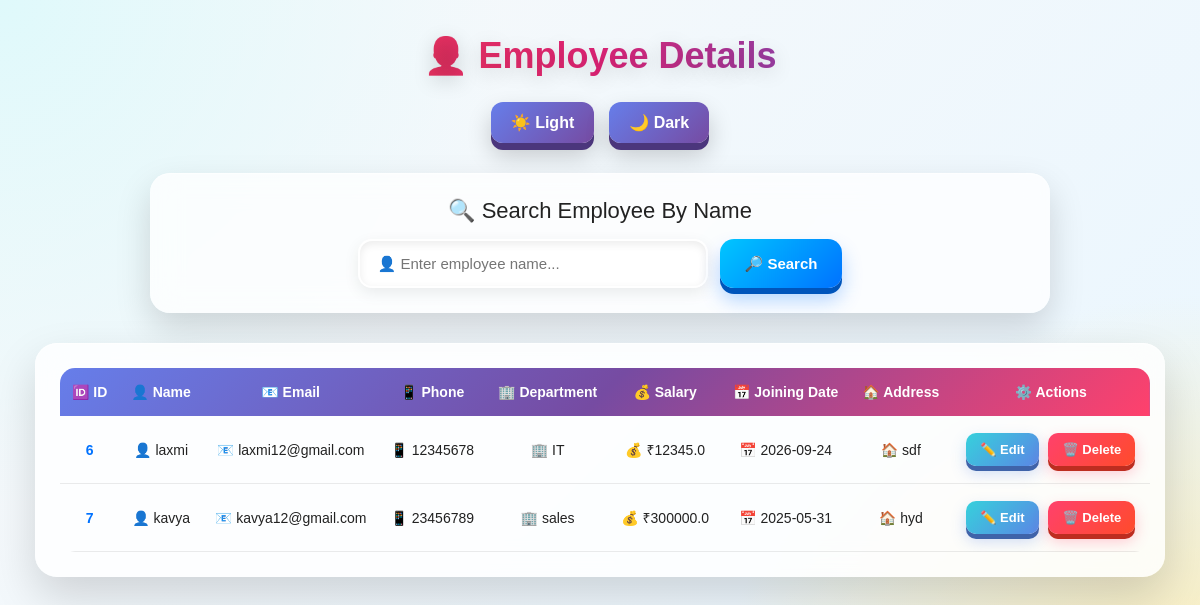
Screenshot of /employees (signed in) with the database file from the repository.
### tables this page shows
CREATE TABLE employee (id INTEGER PRIMARY KEY AUTOINCREMENT,user_id INTEGER NOT NULL,name TEXT NOT NULL,
    email TEXT NOT NULL,phone TEXT NOT NULL,department TEXT NOT NULL,salary REAL NOT NULL,joiningdate TEXT NOT NULL,
    address TEXT NOT NULL);

### server.py (the view)
@app.route("/employees", methods=["GET", "POST"])
def employees():
    if not login_required():
        return redirect("/login")
    theme = request.cookies.get(
        "theme",
        "light"
    )
    search_name = ""
    connection = get_database_connection()
    cursor = connection.cursor()
    if request.method == "POST":
        search_name = request.form.get(
            "search_name",
            ""
        ).strip()
        cursor.execute(
            """
            SELECT *
            FROM employee
            WHERE user_id=?
            AND name LIKE ?
            ORDER BY id ASC
            """,
            (
                session["user_id"],
                "%" + search_name + "%"
            )
        )
    else:
        cursor.execute(
            """
            SELECT *
            FROM employee
            WHERE user_id=?
            ORDER BY id ASC
            """,
            (session["user_id"],)
        )
    employees = cursor.fetchall()
    connection.close()
    return render_template(
        "employees.html",
        employees=employees,
        search_name=search_name,
        theme=theme
    )

### server.py (called while the page is built)
def get_database_connection():
    connection = sqlite3.connect("users.db")
    connection.row_factory = sqlite3.Row
    return connection

def login_required():
    return "user_id" in session

### templates/employees.html (shortened to what this page needs)
<!DOCTYPE html>
<html lang="en">
<head>
</head>
<body class="{{ theme }}">
    <h1>👨‍💼 Employee Details</h1>
    <nav>
        <div class="theme-buttons">
            <a href="/set-theme/light">
                ☀️ Light
            </a>
            <a href="/set-theme/dark">
                🌙 Dark
            </a>
        </div>
    </nav>
    <div class="search-section">
        <div class="search-title">
            🔍 Search Employee By Name
        </div>
        <form
            action="/employees"
            method="GET"
            class="search-form"
        >
            <input
                type="text"
                name="search_name"
                placeholder="👤 Enter employee name..."
                value="{{ search_name or '' }}"
            >
            <button type="submit">
                🔎 Search
            </button>
        </form>
    </div>
    <div class="table-container">
        <table>
            <thead>
                <tr>
                    <th>🆔 ID</th>
                    <th>👤 Name</th>
                    <th>📧 Email</th>
                    <th>📱 Phone</th>
                    <th>🏢 Department</th>
                    <th>💰 Salary</th>
                    <th>📅 Joining Date</th>
                    <th>🏠 Address</th>
                    <th>⚙️ Actions</th>
                </tr>
            </thead>
            <tbody>
                {% if employees %}
                    {% for employee in employees %}
                    <tr>
                        <td>
                            {{ employee["id"] }}
                        </td>
                        <td>
                            👤 {{ employee["name"] }}
                        </td>
                        <td>
                            📧 {{ employee["email"] }}
                        </td>
                        <td>
                            📱 {{ employee["phone"] }}
                        </td>
                        <td>
                            🏢 {{ employee["department"] }}
                        </td>
                        <td>
                            💰 ₹{{ employee["salary"] }}
                        </td>
                        <td>
                            📅 {{ employee["joiningdate"] }}
                        </td>
                        <td>
                            🏠 {{ employee["address"] }}
                        </td>
                        <td class="actions">
                            <a
                                href="/edit-employee/{{ employee['id'] }}"
                                class="edit-btn"
                            >
                                ✏️ Edit
                            </a>
                            <a
                                href="/delete-employee/{{ employee['id'] }}"
                                class="delete-btn"
                                onclick="return confirm('⚠️ Are you sure you want to delete this employee?')"
                            >
                                🗑️ Delete
                            </a>
                        </td>
                    </tr>
                    {% endfor %}
                {% endif %}
            </tbody>
        </table>
    </div>
</body>
</html>

### templates/employees.html (style rules this page uses)
* { margin: 0; padding: 0; box-sizing: border-box; }
body { font-family: Arial, sans-serif; padding: 35px; min-height: 100vh; transition: 0.4s; }
body.light { background: radial-gradient(circle at top left, #dff9fb, transparent 35%), radial-gradient(circle at bottom right, #ffeaa7, transparent 35%), linear-gradient(135deg, #f8f9fa, #e8f6ff); color: #222; }
h1 { text-align: center; margin-bottom: 25px; font-size: 36px; background: linear-gradient( 90deg, #ff512f, #dd2476, #0072ff ); -webkit-background-clip: text; background-clip: text; -webkit-text-fill-color: transparent; text-shadow: 0 5px 20px rgba(0,0,0,0.15); }
.theme-buttons { display: flex; justify-content: center; gap: 15px; margin-bottom: 30px; }
.theme-buttons a { padding: 11px 20px; text-decoration: none; border-radius: 12px; color: white; font-weight: bold; background: linear-gradient( 135deg, #667eea, #764ba2 ); box-shadow: 0 7px 0 #4b367c, 0 12px 25px rgba(0,0,0,0.2); transition: 0.3s; }
.search-section { max-width: 900px; margin: 0 auto 30px; padding: 25px; border-radius: 20px; background: rgba(255,255,255,0.75); backdrop-filter: blur(15px); box-shadow: 0 15px 35px rgba(0,0,0,0.15), inset 0 1px 1px rgba(255,255,255,0.6); }
.search-title { text-align: center; font-size: 22px; margin-bottom: 15px; }
.search-form { display: flex; justify-content: center; gap: 12px; flex-wrap: wrap; }
.search-form input { width: 350px; padding: 14px 18px; border: 2px solid transparent; border-radius: 14px; outline: none; font-size: 15px; background: white; box-shadow: inset 0 3px 8px rgba(0,0,0,0.08), 0 5px 15px rgba(0,0,0,0.08); transition: 0.3s; }
.search-form button { padding: 14px 25px; border: none; border-radius: 14px; background: linear-gradient( 135deg, #00c6ff, #0072ff ); color: white; font-size: 15px; font-weight: bold; cursor: pointer; box-shadow: 0 6px 0 #0055bb, 0 12px 20px rgba(0,114,255,0.3); transition: 0.3s; }
.table-container { width: 100%; overflow-x: auto; padding: 25px; border-radius: 22px; background: rgba(255,255,255,0.82); backdrop-filter: blur(15px); box-shadow: 0 20px 45px rgba(0,0,0,0.15), inset 0 1px 1px rgba(255,255,255,0.7); }
table { width: 100%; border-collapse: separate; border-spacing: 0; overflow: hidden; border-radius: 15px; }
thead { background: linear-gradient( 135deg, #667eea, #764ba2, #ff416c ); color: white; }
th { padding: 16px 12px; text-align: center; font-size: 14px; white-space: nowrap; }
td { padding: 14px 12px; text-align: center; border-bottom: 1px solid rgba(0,0,0,0.08); font-size: 14px; white-space: nowrap; }
tbody tr { transition: 0.3s; }
td:first-child { font-weight: bold; color: #0072ff; }
.actions { white-space: nowrap; }
.edit-btn, .delete-btn { display: inline-block; padding: 9px 14px; margin: 3px; text-decoration: none; border-radius: 10px; color: white; font-size: 13px; font-weight: bold; transition: 0.3s; }
.edit-btn { background: linear-gradient( 135deg, #36d1dc, #5b86e5 ); box-shadow: 0 5px 0 #3f63a9, 0 7px 15px rgba(91,134,229,0.3); }
.delete-btn { background: linear-gradient( 135deg, #ff416c, #ff4b2b ); box-shadow: 0 5px 0 #bd2d20, 0 7px 15px rgba(255,65,108,0.3); }

### rows the page displays
employee: id "6", name "laxmi", email "laxmi12@gmail.com", phone "12345678", department "IT", salary "12345.0", joiningdate "2026-09-24", address "sdf"
employee: id "7", name "kavya", email "kavya12@gmail.com", phone "23456789", department "sales", salary "300000.0", joiningdate "2025-05-31", address "hyd"
